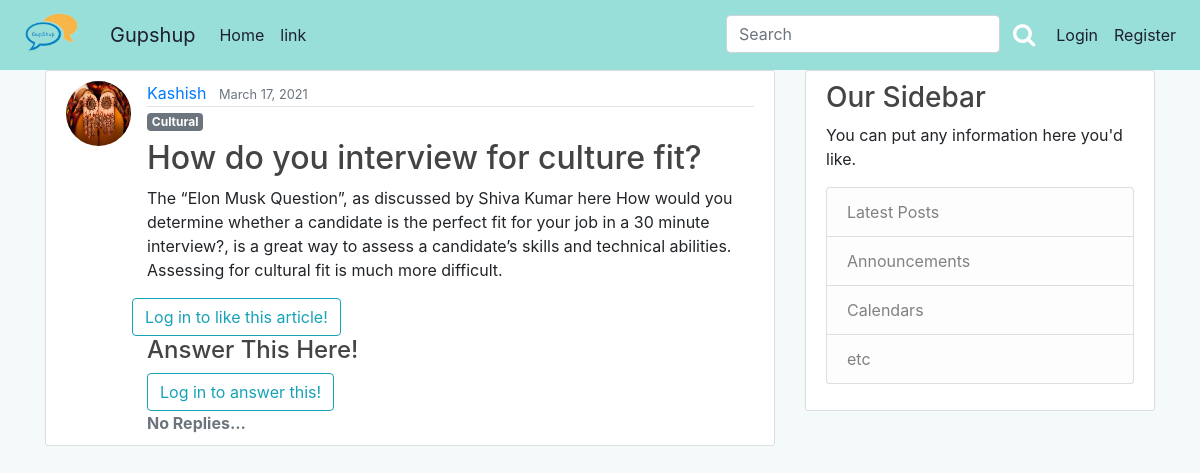
Before: /post/80/ with the older database file.
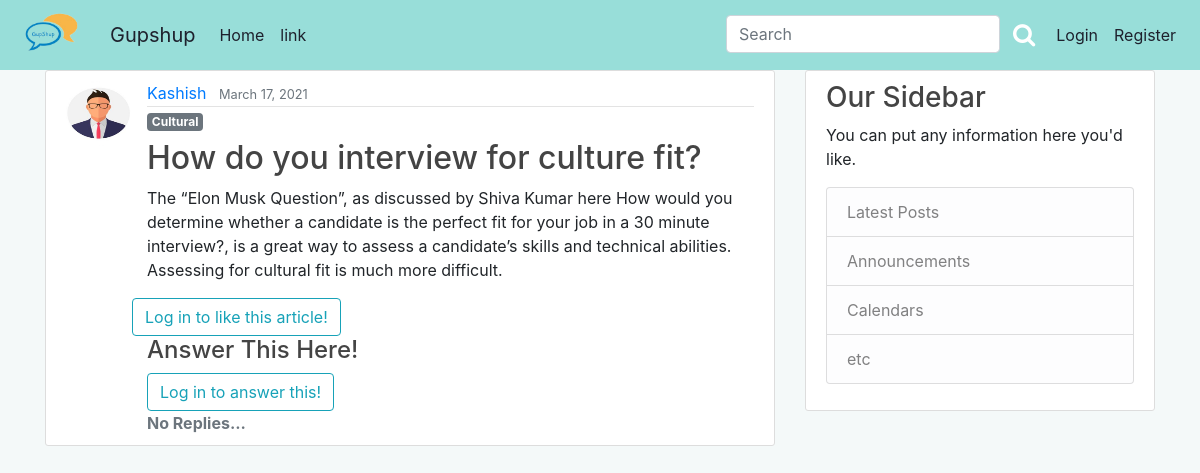
After: the same page with the newer database file.
### blog/models.py (models this page shows, shortened)
class Post(models.Model):
	title = models.CharField(max_length=100)
	content = models.TextField()
	date_posted = models.DateTimeField(default=timezone.now)
	author = models.ForeignKey(User, on_delete=models.CASCADE)
	category = models.CharField(
        max_length = 20,
        choices = Category_choices,
        default = 'Miscellenous'
        )
	upvote = models.ManyToManyField(User, related_name = 'upvote')
	downvote = models.ManyToManyField(User, related_name = 'downvote')
	def number_of_likes(self):
		return self.upvote.count()-self.downvote.count()

### users/models.py (models this page shows, shortened)
class Profile(models.Model):
	user = models.OneToOneField(User, on_delete=models.CASCADE)
	image = models.ImageField(default='default.jpg',upload_to='profile_pics')

### blog/views.py (the view, shortened to what this page needs)
# urls.py: path('post/<int:pk>/', PostDetailView.as_view(), name='post-detail'),
class PostDetailView(DetailView):
	model = Post
	def get_context_data(self, **kwargs):
		data = super().get_context_data(**kwargs)
		post_connected = get_object_or_404(Post, id = self.kwargs['pk'])
		upvoted = False
		downvoted = False
		if post_connected.upvote.filter(id = self.request.user.id).exists():
			upvoted = True
		if post_connected.downvote.filter(id = self.request.user.id).exists():
			downvoted = True
		data['number_of_likes'] = post_connected.number_of_likes()
		data['post_is_upvoted'] = upvoted
		data['post_is_downvoted'] = downvoted
		comments_connected = PostComment.objects.filter(post_connected = self.get_object()).order_by('-date_posted')
		data['comments'] = comments_connected
		if self.request.user.is_authenticated:
			data['comment_form'] = NewCommentForm(instance = self.request.user)
		return data

### blog/templates/blog/post_detail.html (shortened to what this page needs)
{% extends "blog/base.html" %}
{% load crispy_forms_tags%}
{% block content %}
	<article class="media content-section">
		<img class="rounded-circle article-img "src = {{object.author.profile.image.url}}>
	    <div class="media-body">
		    <div class="article-metadata">
		      <a class="mr-2" href="{% url 'user-posts' object.author.username %}">{{ object.author }}</a>
		      <small class="text-muted">{{ object.date_posted|date:"F d, Y" }}</small>
		    </div>
			<h6><span class="badge badge-secondary">{{ object.category }}</span></h6>
		    <h2 class="article-title">{{ object.title	| safe }} </h2>
		    <p class="article-content">{{ object.content| safe }}</p>
			<div class='row'>
				{% if user.is_authenticated %}
				<div class="col-5">
					<form action="{% url 'post-upvote' object.id %}" method="POST">
					{% csrf_token %}
					{% if post_is_downvoted%}
						<button type="submit" name="post_id" value="{{object.id}}" class="btn btn-secondary container" disabled><i class="fas fa-thumbs-up" aria-hidden="true">&nbsp; Upvote</i></button>
					{% elif post_is_upvoted %}
						<button type="submit" name="post_id" value="{{object.id}}" class="btn btn-info container"><i class="fas fa-thumbs-up" aria-hidden="true">&nbsp; Upvoted</i></button>
					{% else %}
						<button type="submit" name="post_id" value="{{object.id}}" class="btn btn-info container"><i class="far fa-thumbs-up" aria-hidden="true">&nbsp; Upvote</i></button>
					{% endif %}
					</form>
				</div>
				<div class="col-2">
					<strong class="text-xl-center mx-4 my-1">{{ number_of_likes }}</strong>
				</div>
				<div class="col-5">
					<form action="{% url 'post-downvote' object.id %}" method="POST">
						{% csrf_token %}
						 {% if post_is_upvoted%}
							 <button type="submit" name="post_id" value="{{object.id}}" class="btn btn-secondary container" disabled><i class="fas fa-thumbs-down" aria-hidden="true">&nbsp; Downvote</i></button>
						 {% elif post_is_downvoted %}
							 <button type="submit" name="post_id" value="{{object.id}}" class="btn btn-info container"><i class="fas fa-thumbs-down" aria-hidden="true">&nbsp; Downvoted</i></button>
						 {% else %}
							 <button type="submit" name="post_id" value="{{object.id}}" class="btn btn-info container" ><i class="far fa-thumbs-down" aria-hidden="true">&nbsp; Downvote</i></button>
						 {% endif %}
					</form>
				</div>
				{% else %}
					   <a class="btn btn-outline-info" href="{% url 'login' %}?next={{request.path}}">Log in to like this article!</a><br>
				{% endif %}
			</div>
			<h4>Answer This Here!</h4>
			<div id="comments_section">
			  {% if user.is_authenticated %}
			  <form method="POST">
			    {% csrf_token %}
			    <div class="form-group">
			      {{ comment_form|crispy }}
			      <button class="btn btn-info" type="submit">Continue Discussion <i class="fa fa-comments"></i></button>
			    </div>
			  </form>
			  {% else %}
			  <a class="btn btn-outline-info" href="{% url 'login' %}?next={{request.path}}">Log in to answer this!</a><br>
			  {% endif %}
			  {% if comments %}
			  <strong class="text-secondary">{{ object.number_of_comments }} Reply{{ object.number_of_comments|pluralize }}</strong>
			  <hr>
			  <ul>
			    {% for comment in comments %}
			    <li>
			     <div>
			        <span>
			          <strong class="text-info">{{ comment.author }} </strong>
			          <small class="text-muted">{{ comment.date_posted }}</small>
			        </span>
			        <p>
			          {{ comment.comment|safe }}
			        </p>
			      </div>
			    </li>
			    {% endfor %}
			  </ul>
			  {% else %}
			    <strong class="text-secondary">No Replies...</strong>
			  {% endif %}
			</div>
		</div>
	</article>
{% endblock content %}

Changed rows visible on the page:
changed through a linked row, Post "How do you interview for culture fit?": author.profile.image: picture removed, a placeholder shows
